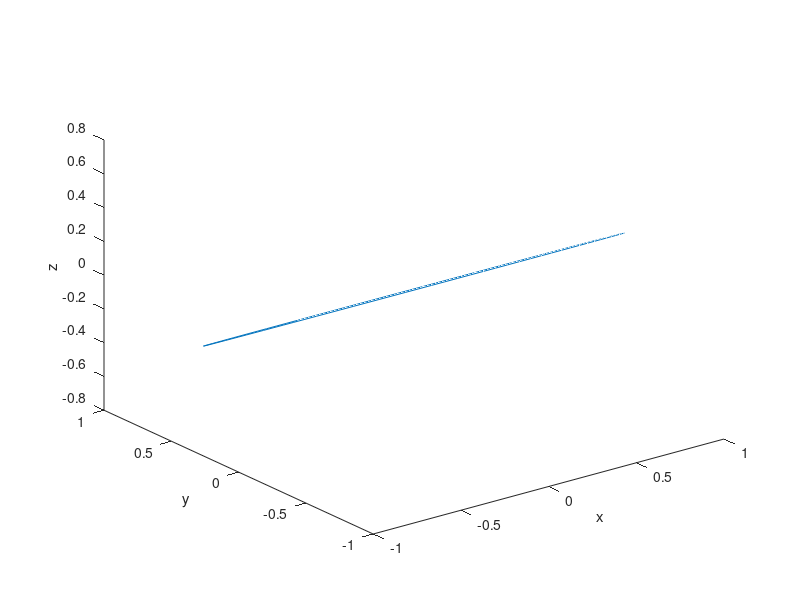
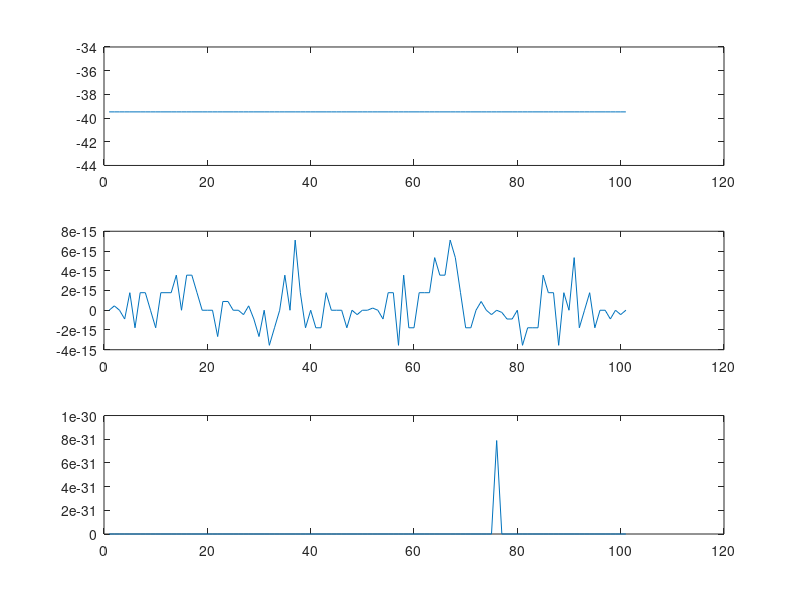

The MATLAB script that drew these images, in order: (Note: this script raises an error after producing the figures.)
close all
clear all
R = 1;

beta = 30*pi/180;
t = 0:0.01:1;
omega = 2*pi;

delta = omega*t;

alpha = 90*pi/180;

xc = R*cos(delta);
yc = R*sin(delta);
zc = zeros(size(delta));

Rbeta = [cos(beta) 0 sin(beta);
         0 1 0;
         -sin(beta) 0 cos(beta)];
X1 = Rbeta*[xc;yc;zc];
x1 = X1(1,:);
y1 = X1(2,:);
z1 = X1(3,:);

Ralpha = [cos(alpha) -sin(alpha) 0;
          sin(alpha) cos(alpha) 0;
          0 0 1];

X = Ralpha*[x1;y1;z1];

x = X(1,:);
y = X(2,:);
z = X(3,:);

figure
plot3(x,y,z)
xlabel('x')
ylabel('y')
zlabel('z')
rIMU = 0;
pIMU = 0;
yIMU = 0;
aIMU =[- (R.*omega.^2.*sin(omega.*t).*cos(alpha) + R.*omega.^2.*cos(omega.*t).*cos(beta).*sin(alpha)).*(sin(omega.*t).*cos(alpha) + cos(omega.*t).*cos(beta).*sin(alpha)) - (R.*omega.^2.*sin(omega.*t).*sin(alpha) - R.*omega.^2.*cos(omega.*t).*cos(alpha).*cos(beta)).*(sin(omega.*t).*sin(alpha) - cos(omega.*t).*cos(alpha).*cos(beta)) - R.*omega.^2.*cos(omega.*t).^2.*sin(beta).^2;
 R.*omega.^2.*cos(omega.*t).*sin(omega.*t).*sin(beta).^2 - (R.*omega.^2.*sin(omega.*t).*sin(alpha) - R.*omega.^2.*cos(omega.*t).*cos(alpha).*cos(beta)).*(cos(omega.*t).*sin(alpha) + sin(omega.*t).*cos(alpha).*cos(beta)) - (R.*omega.^2.*sin(omega.*t).*cos(alpha) + R.*omega.^2.*cos(omega.*t).*cos(beta).*sin(alpha)).*(cos(omega.*t).*cos(alpha) - sin(omega.*t).*cos(beta).*sin(alpha));
                                                                                        sin(alpha).*sin(beta).*(R.*omega.^2.*sin(omega.*t).*cos(alpha) + R.*omega.^2.*cos(omega.*t).*cos(beta).*sin(alpha)) - cos(alpha).*sin(beta).*(R.*omega.^2.*sin(omega.*t).*sin(alpha) - R.*omega.^2.*cos(omega.*t).*cos(alpha).*cos(beta)) - R.*omega.^2.*cos(omega.*t).*cos(beta).*sin(beta)];
																																												 

figure
subplot(311)
plot(aIMU(1,:))
subplot(312)
plot(aIMU(2,:))
subplot(313)
plot(aIMU(3,:))

%%
clear all
syms alpha beta R omega t real
syms delt(t) real

delta = delt+alpha;
Rdelta = [cos(delta) -sin(delta) 0;
          sin(delta) cos(delta) 0;
          0 0 1];

Xc = Rdelta*[R;0;0];

Rbeta = [cos(beta) 0 sin(beta);
         0 1 0;
         -sin(beta) 0 cos(beta)];

X = Rbeta*Xc;

a = diff(diff(X,t),t);


syms rIMU pIMU yIMU real;
Ry = [cos(yIMU) -sin(yIMU) 0;
      sin(yIMU) cos(yIMU) 0;
      0 0 1];
Rp = [cos(pIMU) 0 sin(pIMU);
      0 1 0;
      -sin(pIMU) 0 cos(pIMU)];
Rr = [1 0 0;
      0 cos(rIMU) -sin(rIMU);
      0 sin(rIMU) cos(rIMU)];
syms omega real;
Rimu = Ry*Rp*Rr;
wx = 0;
wy = 0;
wz = omega;

w = Rbeta*Rdelta*[wx;wy;wz];
syms g real;
G = [0;0;g];
aIMU = Rdelta.'*Rbeta'*(a+G);
wIMU = Rdelta.'*Rbeta'*w;

aIMU = simplify(aIMU);
wIMU = simplify(wIMU);

aIMU = Rimu*aIMU;
wIMU = Rimu*wIMU;


%%
%Create some data
clear all
alpha = 10*pi/180;
beta = 1*pi/180;
t = 0:1/800:10;
omega = 2*pi;
g = 9.81;
R = 1;

rIMU = 0.5;
pIMU = 0.5;
yIMU = 0.5;

delta_t = omega*t;

aIMU = zeros(numel(delta_t),3);
wIMU = zeros(numel(delta_t),3);

for i=1:numel(delta_t)
    delta = delta_t(i);
    aIMU(i,1) = g*cos(beta)*(sin(rIMU)*sin(yIMU) + cos(rIMU)*cos(yIMU)*sin(pIMU)) - cos(pIMU)*cos(yIMU)*(R*omega^2 + g*cos(alpha + delta)*sin(beta)) - g*sin(alpha + delta)*sin(beta)*(cos(rIMU)*sin(yIMU) - cos(yIMU)*sin(pIMU)*sin(rIMU));
    aIMU(i,2) = g*sin(alpha + delta)*sin(beta)*(cos(rIMU)*cos(yIMU) + sin(pIMU)*sin(rIMU)*sin(yIMU)) - g*cos(beta)*(cos(yIMU)*sin(rIMU) - cos(rIMU)*sin(pIMU)*sin(yIMU)) - cos(pIMU)*sin(yIMU)*(R*omega^2 + g*cos(alpha + delta)*sin(beta));
    aIMU(i,3) = sin(pIMU)*(R*omega^2 + g*cos(alpha + delta)*sin(beta)) + g*cos(beta)*cos(pIMU)*cos(rIMU) + g*sin(alpha + delta)*cos(pIMU)*sin(beta)*sin(rIMU);
    wIMU(i,1) = omega*(sin(rIMU)*sin(yIMU) + cos(rIMU)*cos(yIMU)*sin(pIMU));
    wIMU(i,2) =  -omega*(cos(yIMU)*sin(rIMU) - cos(rIMU)*sin(pIMU)*sin(yIMU));
    wIMU(i,3) = omega*cos(pIMU)*cos(rIMU);
end

dlmwrite('aIMU.dat',aIMU+0.05*randn(size(aIMU)),'delimiter',' ','precision',10)
dlmwrite('wIMU.dat',wIMU+0.005*randn(size(wIMU)),'delimiter',' ','precision',10)
dlmwrite('delta.dat',delta_t','delimiter',' ','precision',10)

